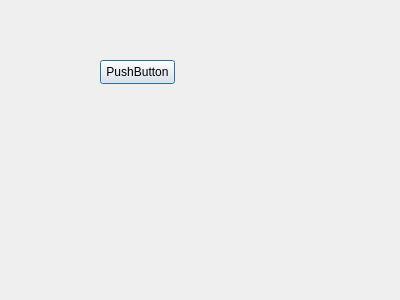
<?xml version="1.0" encoding="UTF-8"?>
<ui version="4.0">
 <class>gameHistory</class>
 <widget class="QDialog" name="gameHistory">
  <property name="geometry">
   <rect>
    <x>0</x>
    <y>0</y>
    <width>400</width>
    <height>300</height>
   </rect>
  </property>
  <property name="windowTitle">
   <string>Dialog</string>
  </property>
  <widget class="QWidget" name="scrollAreaWidgetContents" native="true">
   <property name="geometry">
    <rect>
     <x>0</x>
     <y>0</y>
     <width>401</width>
     <height>301</height>
    </rect>
   </property>
   <widget class="QPushButton" name="pushButton">
    <property name="geometry">
     <rect>
      <x>100</x>
      <y>60</y>
      <width>75</width>
      <height>24</height>
     </rect>
    </property>
    <property name="text">
     <string>PushButton</string>
    </property>
   </widget>
  </widget>
 </widget>
 <resources/>
 <connections/>
</ui>
